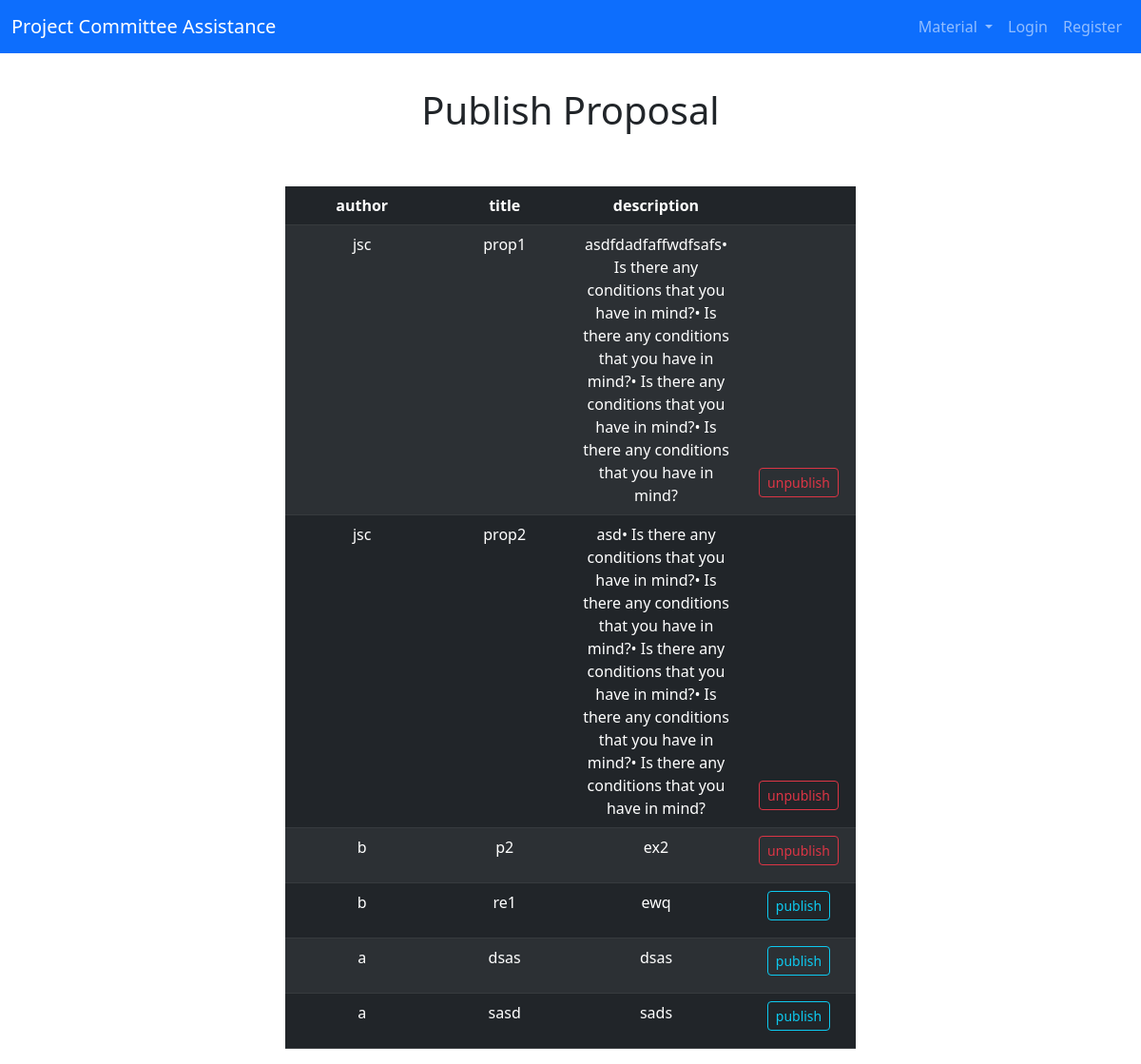
The app's page /publish_proposal, older data.
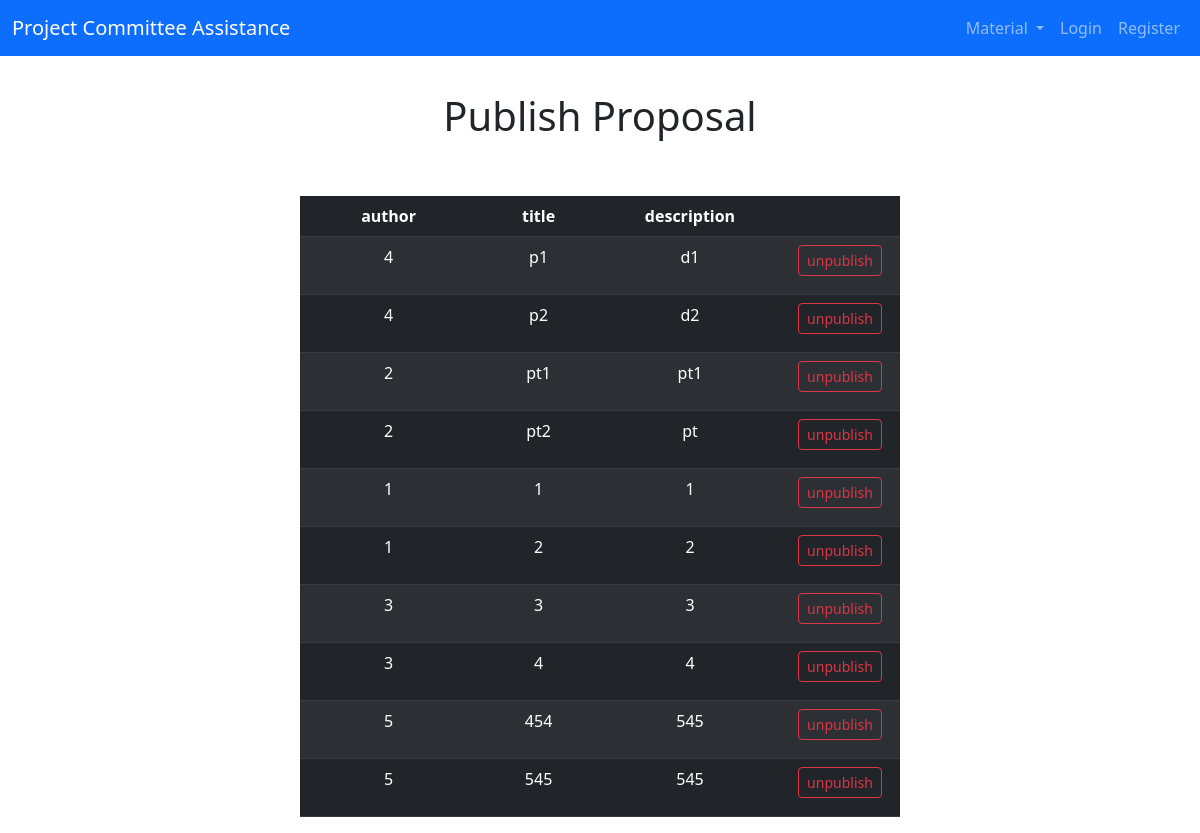
The same page, newer data.
### app/models.py (models this page shows, shortened)
class User(UserMixin,db.Model):
    id = db.Column(db.Integer, primary_key=True)
    username = db.Column(db.String(64), index=True, unique=True, nullable=False)
    email = db.Column(db.String(120), index=True, unique=True, nullable=False)
    password_hash = db.Column(db.String(128), nullable=False)
    admin = db.Column(db.Boolean, default=False)
    faculty = db.Column(db.Boolean, default=False)
    student = db.Column(db.Boolean, default=False)
    leader = db.Column(db.Boolean, default=False)
    sId = db.Column(db.Integer)
    gpa = db.Column(db.Float)
    member = db.Column(db.Integer, db.ForeignKey('group.id'))
    author = db.relationship('Proposal', backref='user', lazy=True)

class Proposal(db.Model):
    id = db.Column(db.Integer, primary_key=True,)
    title = db.Column(db.String(64), index=True, unique=True, nullable=False)
    desc = db.Column(db.String(2064), index=True, nullable=False)
    published = db.Column(db.Boolean, default=False)
    owned = db.Column(db.Boolean, default=False)
    author = db.Column(db.Integer, db.ForeignKey('user.id'))
    holder = db.Column(db.Integer, db.ForeignKey('group.id'))

### app/routes.py (the view)
@app.route('/publish_proposal', methods=['GET', 'POST'])
def publishProposal():
    if not isinstance(dateRank, str):
        if dateRank < date.today():
            flash('deadline has passed!','danger')
            return redirect(url_for('index'))
    proposals = Proposal.query.filter_by()
    authors = []
    for proposal in proposals:
        user = User.query.filter_by(id = proposal.author).first()
        authors.append(user.username)
    authors.reverse()
    return render_template("publish_proposal.html", title='Publish Proposal', proposals = proposals, authors = authors)

### app/templates/publish_proposal.html
{% extends "base.html" %}
{% block content %}
<h1 class="d-flex aligns-items-center justify-content-center header" style= "margin-top: 3%;">Publish Proposal</h1>
<br>
<br>
<div class="text-center" style="margin-left : 25% ;width: 50%;">
    <table class="table d-table table-dark table-striped">
        <thead>
            <tr>
            <th scope="col">author</th>
            <th scope="col">title</th>
            <th scope="col">description</th>
            <th scope="col" style="width: 20%;"></th>
            </tr>
        </thead>
        <tbody>
            {% for proposal in proposals %}
            <tr>
                <td>{{ authors.pop() }}</td>
                <td>{{ proposal.title }}</td>
                <td style="width: 30%; word-break: break-word;">{{ proposal.desc }}</td>
                {%if not proposal.published %}
                <td style="vertical-align: bottom;">
                    <a href="{{ url_for('publishProposals', id=proposal.id) }}" class="btn btn-outline-info btn-sm" style="margin-bottom: 10px;">publish</a>
                </td>
                {% else %}
                <td style="vertical-align: bottom;">
                    <a href="{{ url_for('publishProposals', id=proposal.id) }}" class="btn btn-outline-danger btn-sm" style="margin-bottom: 10px;">unpublish</a>
                </td>
                {% endif %}
            </tr>
            {% endfor %}
        </tbody>
    </table>
    </div>
{% endblock %}

Row changes from the older to the newer data that the page shows:
no longer on this page (row edited): User: pop "jsc"
removed Proposal: pop "b", title "re1", desc "ewq"
removed Proposal: pop "a", title "dsas", desc "dsas"
removed Proposal: pop "a", title "sasd", desc "sads"
changed Proposal (number 1 of 10 on the later page): pop (not shown) → "4"; title "prop1" → "p1"; desc "asdfdadfaffwdfsafs• Is there any conditions that you have in mind?• Is there any conditions that you have in mind?• Is there any conditions that you have in mind?• Is there any conditions that you have in mind?" → "d1"
changed Proposal (number 2 of 10 on the later page): pop (not shown) → "4"; title "prop2" → "p2"; desc "asd• Is there any conditions that you have in mind?• Is there any conditions that you have in mind?• Is there any conditions that you have in mind?• Is there any conditions that you have in mind?• Is there any conditions that you have in mind?" → "d2"
added Proposal: pop "2", title "pt1", desc "pt1"
changed Proposal (number 4 of 10 on the later page): pop "b" → "2"; title "p2" → "pt2"; desc "ex2" → "pt"
added Proposal: pop "1", title "1", desc "1"
added Proposal: pop "1", title "2", desc "2"
added Proposal: pop "3", title "3", desc "3"
added Proposal: pop "3", title "4", desc "4"
added Proposal: pop "5", title "454", desc "545"
added Proposal: pop "5", title "545", desc "545"
